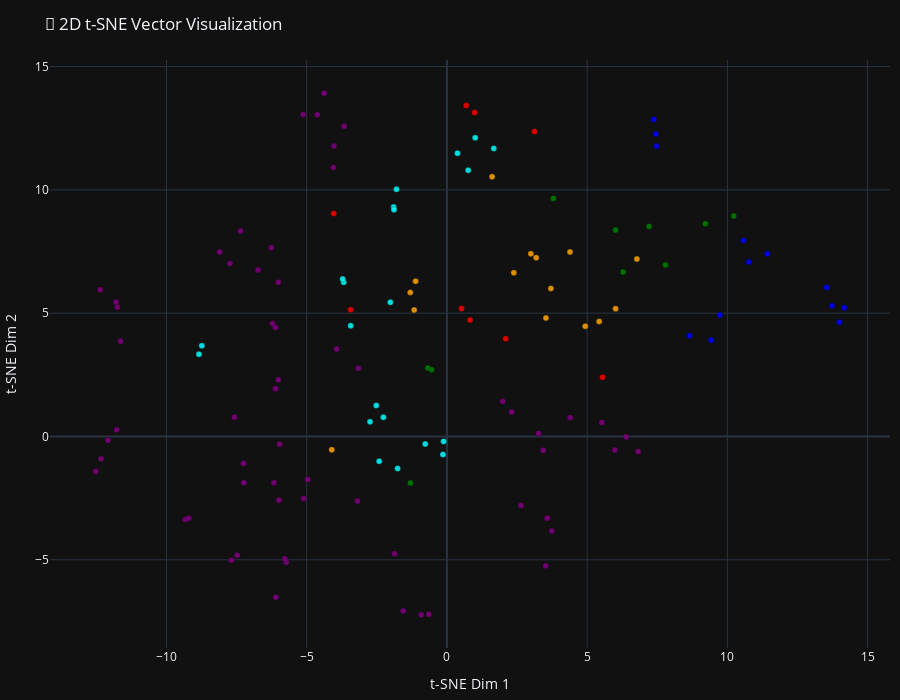

Write notebook code for a chart like this one.
### Code cell


### Figure 1 — Plotly figure (JSON) as saved in the notebook; plotly's stock layout.template omitted (floating-point values rounded to 4 significant figures)
{"data": [{"hoverinfo": "text", "marker": {"color": ["blue", "blue", "blue", "blue", "blue", "blue", "blue", "blue", "blue", "blue", "blue", "blue", "blue", "green", "green", "green", "green", "green", "green", "green", "green", "green", "green", "red", "red", "red", "red", "red", "red", "red", "red", "red", "orange", "orange", "orange", "orange", "orange", "orange", "orange", "orange", "orange", "orange", "orange", "orange", "orange", "orange", "orange", "purple", "purple", "purple", "purple", "purple", "purple", "purple", "purple", "purple", "purple", "purple", "purple", "purple", "purple", "purple", "purple", "purple", "purple", "purple", "purple", "purple", "purple", "purple", "purple", "purple", "purple", "purple", "purple", "purple", "purple", "purple", "purple", "purple", "purple", "purple", "purple", "purple", "purple", "purple", "purple", "purple", "purple", "purple", "purple", "purple", "purple", "purple", "purple", "purple", "purple", "purple", "purple", "purple", "purple", "purple", "purple", "purple", "purple", "purple", "cyan", "cyan", "cyan", "cyan", "cyan", "cyan", "cyan", "cyan", "cyan", "cyan", "cyan", "cyan", "cyan", "cyan", "cyan", "cyan", "cyan", "cyan", "cyan", "cyan", "cyan"], "line": {"color": "black", "width": 0.3}, "opacity": 0.85, "size": 6}, "mode": "markers", "text": ["<b>Type:</b> about<br><b>Source:</b> knowledge-base/about/bio.md<br><br>Professional Bio\n\nDedicated Computer Science Engineering student with strong analytical mindset and passion for technology.\n\nAyush Tyagi is a dedicate...", "<b>Type:</b> about<br><b>Source:</b> knowledge-base/about/bio.md<br><br>Unique Combination\n\nCreative eye and logical, problem-solving mindset with a natural strength for designing intuitive and engaging interfaces.\n\nMy uni...", "<b>Type:</b> about<br><b>Source:</b> knowledge-base/about/bio.md<br><br>Work Preference\n\nEnergized by projects that push him out of his comfort zone, requiring new technologies or innovative solutions, and merging passion ...", "<b>Type:</b> about<br><b>Source:</b> knowledge-base/about/contact_links.md<br><br># Contact & Professional Links\n\nProvides primary contact information and professional links.\n\n# Contact & Professional Links\n## Primary Contact\n**Emai...", "<b>Type:</b> about<br><b>Source:</b> knowledge-base/about/contact_links.md<br><br># Contact & Professional Links\n\nProvides primary contact information and professional links.\n\n## Professional Profiles\n- **LinkedIn:** [linkedin.com/i...", "<b>Type:</b> about<br><b>Source:</b> knowledge-base/about/contact_links.md<br><br># Contact & Professional Links\n\nProvides primary contact information and professional links.\n\n- **Resume:** [Google Drive Link](https://drive.google.c...", "<b>Type:</b> about<br><b>Source:</b> knowledge-base/about/contact_links.md<br><br># Contact & Professional Links\n\nProvides primary contact information and professional links.\n\n- **Status:** Currently available for internships and co...", "<b>Type:</b> about<br><b>Source:</b> knowledge-base/about/personal_details.md<br><br># Personal Details\n\nHeadline part of the document contains Ayush Tyagi's personal information\n\n# Personal Details\n**Name:** Ayush Tyagi  **Email:** ty...", "<b>Type:</b> about<br><b>Source:</b> knowledge-base/about/personal_details.md<br><br>Education Background\n\nThis section lists Ayush Tyagi's educational background\n\n## Education Background\n-  **School:** Vivekanand School, Anand Vihar (...", "<b>Type:</b> about<br><b>Source:</b> knowledge-base/about/personal_details.md<br><br>Professional and Personal Focus\n\nThis part highlights Ayush Tyagi's professional focus and personal philosophy\n\n\n## Professional Focus\nI specialize in...", "<b>Type:</b> about<br><b>Source:</b> knowledge-base/about/tagline.md<br><br># Personal Tagline\n\n# Personal Tagline\n\n# Personal Tagline\n**\"Code with passion, design with vision, and celebrate every milestone.\"**...", "<b>Type:</b> about<br><b>Source:</b> knowledge-base/about/tagline.md<br><br>Philosophy Behind the Tagline\n\nPhilosophy Behind the Tagline\n\n## Philosophy Behind the Tagline\nThis tagline represents my approach to technology and l...", "<b>Type:</b> about<br><b>Source:</b> knowledge-base/about/tagline.md<br><br>Philosophy Behind the Tagline\n\nPhilosophy Behind the Tagline\n\nIt reflects my belief that great software comes from combining technical excellence with...", "<b>Type:</b> education<br><b>Source:</b> knowledge-base/education/certifications.md<br><br># Certifications & Courses\n\n# Certifications & CoursesTechnical Certifications\n\n# Certifications & Courses\n## Technical Certifications...", "<b>Type:</b> education<br><b>Source:</b> knowledge-base/education/certifications.md<br><br>## Technical Certifications\n\n## Technical CertificationsTableau for Data Analysis, Backend Development (40-Hour Intensive), Complete C# Unity 2D Game ...", "<b>Type:</b> education<br><b>Source:</b> knowledge-base/education/certifications.md<br><br>### 1. Tableau for Data Analysis\n\n### 1. Tableau for Data Analysis**Skills Learned:**Data visualization techniques, Creating interactive dashboards, C...", "<b>Type:</b> education<br><b>Source:</b> knowledge-base/education/certifications.md<br><br>### 2. Backend Development (40-Hour Intensive)\n\n### 2. Backend Development (40-Hour Intensive)**Skills Learned:**Building RESTful APIs with Node.js an...", "<b>Type:</b> education<br><b>Source:</b> knowledge-base/education/certifications.md<br><br>## Learning Methodology\n\n## Learning MethodologyHands-on project-based learning, Combining theoretical knowledge with practical implementation, Contin...", "<b>Type:</b> education<br><b>Source:</b> knowledge-base/education/college.md<br><br># College Education\n\nKey details of college education\n\n# College Education\n**Institution:** JIMS, Greater Noida\n**University:** IP University\n**Degree...", "<b>Type:</b> education<br><b>Source:</b> knowledge-base/education/college.md<br><br>Academic Focus\n\nIn-depth understanding of computer science and related fields\n\n## Academic Focus\n- Core computer science fundamentals\n- Software engin...", "<b>Type:</b> education<br><b>Source:</b> knowledge-base/education/college.md<br><br>College Achievements and Extracurricular Activities\n\nSuccesses and extracurricular experiences in college\n\n## Key College Achievements\n- Consistently ...", "<b>Type:</b> education<br><b>Source:</b> knowledge-base/education/school.md<br><br># School Education\n\nHighlights of my school education, Vivekanand School, Anand Vihar.\n\n# School Education\n**Institution:** Vivekanand School, Anand V...", "<b>Type:</b> education<br><b>Source:</b> knowledge-base/education/school.md<br><br>Key Highlights and Foundation Skills Developed\n\nDeveloped skills and experiences gained during school education.\n\n## Key Highlights\n- Completed higher...", "<b>Type:</b> experience<br><b>Source:</b> knowledge-base/experience/intensity_global.md<br><br>Intensity Global - LLM Engineer\n\nLLM Engineer at Intensity Global with key responsibilities, technologies used, and achievements.\n\n# Intensity Global ...", "<b>Type:</b> experience<br><b>Source:</b> knowledge-base/experience/intensity_global.md<br><br>Key Responsibilities\n\nResponsible for fine-tuning and optimizing LLMs, developing and implementing RAG systems, and more.\n\n## Key Responsibilities\n- F...", "<b>Type:</b> experience<br><b>Source:</b> knowledge-base/experience/intensity_global.md<br><br>Technologies Used\n\nList of technologies used, including programming languages, ML frameworks, and development tools.\n\n## Technologies Used\n- **Program...", "<b>Type:</b> experience<br><b>Source:</b> knowledge-base/experience/intensity_global.md<br><br>Key Achievements and Skills Developed\n\nSummary of key achievements and skills developed, including fine-tuning multiple LLM models, improving model ac...", "<b>Type:</b> experience<br><b>Source:</b> knowledge-base/experience/tara_application_internship.md<br><br># Tara Application - Game Development Intern\n\nGame Development Intern role at Tara Application, with Tasks Handled, Skills Used, Key Learnings and Pro...", "<b>Type:</b> experience<br><b>Source:</b> knowledge-base/experience/tara_application_internship.md<br><br>Tasks Handled\n\nList of tasks handled, including reskinning mobile games, implementing ad formats, managing game builds and publication, and collaborat...", "<b>Type:</b> experience<br><b>Source:</b> knowledge-base/experience/tara_application_internship.md<br><br>Skills Used\n\nList of skills used, including development, tools and platforms used for game development.\n\n## Skills Used\n- **Development:** C#, Unity E...", "<b>Type:</b> experience<br><b>Source:</b> knowledge-base/experience/tara_application_internship.md<br><br>Key Learnings\n\nList of key learnings, including understanding of mobile game development lifecycle, monetization strategies, problem-solving skills an...", "<b>Type:</b> experience<br><b>Source:</b> knowledge-base/experience/tara_application_internship.md<br><br>Projects Contributed\n\nList of projects contributed to, including multiple mobile game reskinning projects, ad integration implementations, game publis...", "<b>Type:</b> extras<br><b>Source:</b> knowledge-base/extras/achievements.md<br><br># Achievements & Milestones\n\n# Achievements & Milestones Technical Achievements\n\n# Achievements & Milestones\r\n## Technical Achievements\r\n### Game Deve...", "<b>Type:</b> extras<br><b>Source:</b> knowledge-base/extras/achievements.md<br><br>## Technical Achievements\n\n## Technical Achievements Web Development\n\n### Game Development\r\n- **Multiple Shipped Games:** Successfully developed and p...", "<b>Type:</b> extras<br><b>Source:</b> knowledge-base/extras/achievements.md<br><br>### Web Development\n\n### Web Development Modern Frameworks\n\n- **Full-Stack Projects:** Built multiple complete web applications from frontend to backe...", "<b>Type:</b> extras<br><b>Source:</b> knowledge-base/extras/achievements.md<br><br>### AI/ML Engineering\n\n### AI/ML Engineering Practical AI Applications\n\n- **LLM Projects:** Developed advanced AI applications including code conversi...", "<b>Type:</b> extras<br><b>Source:</b> knowledge-base/extras/achievements.md<br><br>## Academic & Learning Achievements\n\n## Academic & Learning Achievements Self-Taught Expertise\n\n## Academic & Learning Achievements\r\n- **Consistent Le...", "<b>Type:</b> extras<br><b>Source:</b> knowledge-base/extras/achievements.md<br><br>## Project Milestones\n\n## Project Milestones Game Development\n\n## Project Milestones\r\n### Game Development\r\n- Shipped 4 complete games across differen...", "<b>Type:</b> extras<br><b>Source:</b> knowledge-base/extras/future_goals.md<br><br>Future Goals & Aspirations\n\nShort-term goals for the next 6-12 months, including technical skills and professional development, along with medium-term...", "<b>Type:</b> extras<br><b>Source:</b> knowledge-base/extras/future_goals.md<br><br>Future Goals & Aspirations (continued)\n\nContinued medium-term goals for career path, skill development, and long-term goals.\n\n...### Career Path\r\n- **...", "<b>Type:</b> extras<br><b>Source:</b> knowledge-base/extras/future_goals.md<br><br>Long-term Goals (continued)\n\nContinued long-term goals for professional vision, personal growth, and learning roadmap.\n\n...### Professional Vision\r\n- ...", "<b>Type:</b> extras<br><b>Source:</b> knowledge-base/extras/future_goals.md<br><br>Learning Roadmap (continued)\n\nImmediate focus and future learning areas.\n\n...### Future Learning Areas\r\n- **Advanced Cloud Architecture:** Microservic...", "<b>Type:</b> extras<br><b>Source:</b> knowledge-base/extras/interests.md<br><br>Interests & Passions\n\n# Interests & Passions\n## Technical Interests\n- **Frontend Innovation:** Exploring new UI/UX patterns and interactive design tec...", "<b>Type:</b> extras<br><b>Source:</b> knowledge-base/extras/interests.md<br><br>Development Focus Areas\n\n# Interests & Passions\n## Development Focus Areas\n- **User Experience Design:** Creating intuitive and enjoyable digital expe...", "<b>Type:</b> extras<br><b>Source:</b> knowledge-base/extras/interests.md<br><br>Learning Interests\n\n# Interests & Passions\n## Learning Interests\n- **Emerging Technologies:** Staying updated with latest frameworks and tools\n- **Alg...", "<b>Type:</b> extras<br><b>Source:</b> knowledge-base/extras/interests.md<br><br>Personal Interests\n\n# Interests & Passions\n## Personal Interests\n- **Fitness & Gym:** Maintaining physical health and mental discipline\n- **Technology...", "<b>Type:</b> extras<br><b>Source:</b> knowledge-base/extras/interests.md<br><br>Professional Growth Areas\n\n# Interests & Passions\n## Professional Growth Areas\n- **Advanced AI Applications:** Deep learning and neural networks\n- **C...", "<b>Type:</b> projects<br><b>Source:</b> knowledge-base/projects/ai_llm/code_converter.md<br><br># Intelligent Code Converter: C++ to Python\n\nDeveloped an AI-powered tool that accurately translates C++ code snippets into functionally equivalent Py...", "<b>Type:</b> projects<br><b>Source:</b> knowledge-base/projects/ai_llm/code_converter.md<br><br>## Key Contributions\n\nImplemented advanced syntax parsing algorithms, developed semantic analysis modules, and created pattern mapping systems.\n\n## Ke...", "<b>Type:</b> projects<br><b>Source:</b> knowledge-base/projects/ai_llm/code_converter.md<br><br>## Technical Implementation\n\nTechnical stack and implementation details.\n\n## Technical Implementation\n ### Tech Stack\n- **Primary Language:** Python\n-...", "<b>Type:</b> projects<br><b>Source:</b> knowledge-base/projects/ai_llm/code_converter.md<br><br>### Features\n\nFeatures of the code converter.\n\n### Features\n- Accurate translation of C++ specific features to Python equivalents\n- Preservation of co...", "<b>Type:</b> projects<br><b>Source:</b> knowledge-base/projects/ai_llm/code_converter.md<br><br>## Challenges Solved\n\nChallenges solved by the code converter.\n\n## Challenges Solved\n- Memory management paradigm conversion (pointers to references)\n...", "<b>Type:</b> projects<br><b>Source:</b> knowledge-base/projects/ai_llm/multimodal_assistant.md<br><br># Multimodal AI Assistant: Image Generation & Personalized Chat\n\nCreated an integrated AI system capable of generating images from text prompts and en...", "<b>Type:</b> projects<br><b>Source:</b> knowledge-base/projects/ai_llm/multimodal_assistant.md<br><br>## Project Overview\n\nThis project combines multiple AI modalities into a unified, seamless user experience.\n\n## Project Overview\n\nCreated an integrate...", "<b>Type:</b> projects<br><b>Source:</b> knowledge-base/projects/ai_llm/multimodal_assistant.md<br><br>## Key Contributions\n\nBuilt a unified interface integrating vision-language models with diffusion models, developed context-aware conversation systems...", "<b>Type:</b> projects<br><b>Source:</b> knowledge-base/projects/ai_llm/multimodal_assistant.md<br><br>## Technical Implementation\n\nThe system consists of a unified interface, AI frameworks, image generation, AI orchestration, and a backend API.\n\n## Tec...", "<b>Type:</b> projects<br><b>Source:</b> knowledge-base/projects/ai_llm/multimodal_assistant.md<br><br>## System Architecture\n\nThe system consists of a unified API layer, context management, model optimization, and a scalable backend.\n\n## System Archite...", "<b>Type:</b> projects<br><b>Source:</b> knowledge-base/projects/ai_llm/smart_deal_notifier.md<br><br># Smart Deal Notifier Application\n\nEngineered a web application that actively monitors various sources and sends instant notifications to users for re...", "<b>Type:</b> projects<br><b>Source:</b> knowledge-base/projects/ai_llm/smart_deal_notifier.md<br><br>## Project Overview\n\nThis system helps users save money by alerting them to opportunities matching their interests.\n\n## Project Overview\n\nEngineered a...", "<b>Type:</b> projects<br><b>Source:</b> knowledge-base/projects/ai_llm/smart_deal_notifier.md<br><br>## Key Contributions\n\nDesigned and implemented web scraping and crawling logic for multiple deal sources, developed sophisticated user preference filt...", "<b>Type:</b> projects<br><b>Source:</b> knowledge-base/projects/ai_llm/smart_deal_notifier.md<br><br>## Technical Implementation\n\nIncludes frontend with App Router, backend with Express, database for user data and preferences, real-time communication ...", "<b>Type:</b> projects<br><b>Source:</b> knowledge-base/projects/ai_llm/smart_deal_notifier.md<br><br>## Key Features\n\nIncludes personalized deal recommendations, real-time notification delivery, multi-source deal aggregation, user preference learning ...", "<b>Type:</b> projects<br><b>Source:</b> knowledge-base/projects/game_dev/car_simulator.md<br><br>3D Car Simulator\n\nRealistic 3D car simulator developed in Unity, featuring nitro boost system, speedometer, and vehicle animations.\n\n# 3D Car Simulato...", "<b>Type:</b> projects<br><b>Source:</b> knowledge-base/projects/game_dev/car_simulator.md<br><br>What I Built\n\nVehicle physics, nitro boost system, speedometer UI, animation system, and environment design.\n\n# What I Built\n- **Vehicle Physics:** Re...", "<b>Type:</b> projects<br><b>Source:</b> knowledge-base/projects/game_dev/car_simulator.md<br><br>Technical Implementation\n\nTools and tech used in the project, including Unity, C#, and custom vehicle controller.\n\n# Technical Implementation\n### Tool...", "<b>Type:</b> projects<br><b>Source:</b> knowledge-base/projects/game_dev/car_simulator.md<br><br>Systems Developed\n\nVehicle controller, nitro mechanics, UI integration, and animation controller systems.\n\n# Systems Developed\n- **Vehicle Controller:...", "<b>Type:</b> projects<br><b>Source:</b> knowledge-base/projects/game_dev/car_simulator.md<br><br>Technical Challenges and Skills Demonstrated\n\nTechnical challenges and skills demonstrated in the project, including performance optimization and user...", "<b>Type:</b> projects<br><b>Source:</b> knowledge-base/projects/game_dev/mountain_rider.md<br><br>Mountain Rider Madness\n\nA 2D bike racing game where players conquer rugged terrains, steep slopes, and thrilling mountain trails on their trusty bike....", "<b>Type:</b> projects<br><b>Source:</b> knowledge-base/projects/game_dev/mountain_rider.md<br><br>Development Role\n\nLead Developer & Designer\n\n## Development Role\\n**Lead Developer & Designer**\\n## What I Built\\n- **Core Game Loop:** Complete gamep...", "<b>Type:</b> projects<br><b>Source:</b> knowledge-base/projects/game_dev/mountain_rider.md<br><br>What I Built (Continued)\n\nContinue reading about what I built for Mountain Rider Madness\n\n- **Game Mechanics Design:** Design and implementation of th...", "<b>Type:</b> projects<br><b>Source:</b> knowledge-base/projects/game_dev/mountain_rider.md<br><br>Technical Implementation\n\nTools, Tech, and Features\n\n## Technical Implementation\\n### Tools & Tech\\n- **Game Engine:** Unity\\n- **Programming Language...", "<b>Type:</b> projects<br><b>Source:</b> knowledge-base/projects/game_dev/soldierio.md<br><br># Solderio Game (Mario-Style Platformer)\n\nA fast-paced, side-scrolling platformer where players step into the boots of a fearless soldier on a mission...", "<b>Type:</b> projects<br><b>Source:</b> knowledge-base/projects/game_dev/soldierio.md<br><br>## Game Overview\n## Development Role\n**Solo Developer & Designer**\n\nA fast-paced, side-scrolling platformer where players step into the boots of a fea...", "<b>Type:</b> projects<br><b>Source:</b> knowledge-base/projects/game_dev/soldierio.md<br><br>## What I Built\n\nThe game features a side-scrolling system with smooth camera follow and level progression, as well as enemy AI, combat system, moveme...", "<b>Type:</b> projects<br><b>Source:</b> knowledge-base/projects/game_dev/soldierio.md<br><br>## Technical Implementation\n\nThe game was built using Unity game engine with C# programming language, and features a state machine-based enemy AI syst...", "<b>Type:</b> projects<br><b>Source:</b> knowledge-base/projects/game_dev/space_shooter_ranger.md<br><br>Space Shooter Ranger\n\nA classic arcade-style space shooter where players control a spaceship, dodge enemy fire, and shoot back against infinite waves ...", "<b>Type:</b> projects<br><b>Source:</b> knowledge-base/projects/game_dev/space_shooter_ranger.md<br><br>Development Role & What I Built\n\nFull-stack game developer with a focus on building complete game mechanics, infinite spawn systems, combat systems, v...", "<b>Type:</b> projects<br><b>Source:</b> knowledge-base/projects/game_dev/space_shooter_ranger.md<br><br>Technical Implementation & Key Features\n\nUsing Unity as the game engine, C# as the programming language, and the Unity Particle System for visual effe...", "<b>Type:</b> projects<br><b>Source:</b> knowledge-base/projects/game_dev/space_shooter_ranger.md<br><br>Core Systems & Technical Achievements\n\nImplementing object pooling, wave management, UI system, and audio management, with technical achievements in m...", "<b>Type:</b> projects<br><b>Source:</b> knowledge-base/projects/game_dev/space_shooter_ranger.md<br><br>Skills Demonstrated\n\nDemonstrating skills in real-time game performance optimization, particle effects and visual feedback systems, game balance and p...", "<b>Type:</b> projects<br><b>Source:</b> knowledge-base/projects/web_dev/foodies_hub.md<br><br># Foodies Hub - Recipe Sharing Platform\n\nA full-stack community recipe-sharing platform built with Next.js 13+, featuring a clean, modern UI where use...", "<b>Type:</b> projects<br><b>Source:</b> knowledge-base/projects/web_dev/foodies_hub.md<br><br>## Project Overview\n\nA full-stack community recipe-sharing platform built with Next.js 13+, featuring a clean, modern UI where users can share their f...", "<b>Type:</b> projects<br><b>Source:</b> knowledge-base/projects/web_dev/foodies_hub.md<br><br>## Development Role\n\nFull-stack Developer\n\n## Development Role\n**Full-stack Developer**...", "<b>Type:</b> projects<br><b>Source:</b> knowledge-base/projects/web_dev/foodies_hub.md<br><br>## Key Contributions\n\nFrontend Architecture, State Management, Responsive Design, Backend API, User Experience\n\n## Key Contributions\n- **Frontend Arch...", "<b>Type:</b> projects<br><b>Source:</b> knowledge-base/projects/web_dev/foodies_hub.md<br><br>## Technical Implementation\n\nTech Stack, Core Features, Technical Highlights\n\n## Technical Implementation\n### Tech Stack\n- **Frontend:** Next.js 13+, ...", "<b>Type:</b> projects<br><b>Source:</b> knowledge-base/projects/web_dev/foodies_hub.md<br><br>## Technical Highlights\n\nNext.js 13+ Features, Performance Optimization, State Management, API Design\n\n## Technical Highlights\n- **Next.js 13+ Feature...", "<b>Type:</b> projects<br><b>Source:</b> knowledge-base/projects/web_dev/food_website_react.md<br><br># Food Website (React)\n\nA complex React application for exploring and managing food recipes, designed as a comprehensive challenge to apply advanced R...", "<b>Type:</b> projects<br><b>Source:</b> knowledge-base/projects/web_dev/food_website_react.md<br><br>## Project Overview\n\nA comprehensive challenge to apply advanced React concepts.\n\n## Project Overview\n\nA complex React application for exploring and m...", "<b>Type:</b> projects<br><b>Source:</b> knowledge-base/projects/web_dev/food_website_react.md<br><br>## Development Role\n\nFrontend Developer & Architect\n\n## Development Role\n\n**Frontend Developer & Architect**...", "<b>Type:</b> projects<br><b>Source:</b> knowledge-base/projects/web_dev/food_website_react.md<br><br>## Key Contributions\n\nState Management, Dynamic UI, Component Architecture, User Experience\n\n## Key Contributions\n\n- **State Management:** Implemented...", "<b>Type:</b> projects<br><b>Source:</b> knowledge-base/projects/web_dev/food_website_react.md<br><br>## Technical Implementation\n\nTech Stack, Core Features\n\n## Technical Implementation\n\n### Tech Stack\n- **Frontend:** React, JavaScript\n- **Styling:** C...", "<b>Type:</b> projects<br><b>Source:</b> knowledge-base/projects/web_dev/investment_calculator.md<br><br>Investment Calculator\n\nA powerful financial planning tool that helps users visualize and plan their financial future by calculating investment growth,...", "<b>Type:</b> projects<br><b>Source:</b> knowledge-base/projects/web_dev/investment_calculator.md<br><br>Development Role\n\nFull-stack Developer & Financial Algorithm Specialist\n\n## Development Role\n**Full-stack Developer & Financial Algorithm Specialist**...", "<b>Type:</b> projects<br><b>Source:</b> knowledge-base/projects/web_dev/investment_calculator.md<br><br>Key Contributions\n\nCalculation Engine, Data Visualization, User Interface, and Input Validation\n\n## Key Contributions\n- **Calculation Engine:** Built ...", "<b>Type:</b> projects<br><b>Source:</b> knowledge-base/projects/web_dev/investment_calculator.md<br><br>Technical Implementation\n\nJavaScript, HTML5, CSS3, Custom SVG-based visualization, and Pure JavaScript financial algorithms\n\n## Technical Implementati...", "<b>Type:</b> projects<br><b>Source:</b> knowledge-base/projects/web_dev/investment_calculator.md<br><br>Core Features\n\nInvestment Projection, Annual Breakdown, Total Analysis, Interactive Inputs, and Visual Reports\n\n## Core Features\n- **Investment Projec...", "<b>Type:</b> projects<br><b>Source:</b> knowledge-base/projects/web_dev/react_tictactoe.md<br><br># React Tic-Tac-Toe\n\nA fully functional, interactive Tic-Tac-Toe game built as a foundational React learning project.\n\n# React Tic-Tac-Toe\n\nA fully fu...", "<b>Type:</b> projects<br><b>Source:</b> knowledge-base/projects/web_dev/react_tictactoe.md<br><br>## Project Overview\n\nDemonstrates core React concepts including state management, component composition, and user interaction handling.\n\n## Project Ov...", "<b>Type:</b> projects<br><b>Source:</b> knowledge-base/projects/web_dev/react_tictactoe.md<br><br>## Development Role\n\nReact Developer\n\n## Development Role\n\n**React Developer**...", "<b>Type:</b> projects<br><b>Source:</b> knowledge-base/projects/web_dev/react_tictactoe.md<br><br>## Key Contributions\n\nImplemented complete game state handling, developed algorithm to detect winning patterns, created interactive and visually appea...", "<b>Type:</b> projects<br><b>Source:</b> knowledge-base/projects/web_dev/react_tictactoe.md<br><br>## Technical Implementation\n\n Frontend: React, Styling: CSS3 with grid layout, State Management: React useState hook, Logic: Pure JavaScript game algo...", "<b>Type:</b> projects<br><b>Source:</b> knowledge-base/projects/web_dev/timerace.md<br><br>TimeRace React Game\n\nAn engaging timing-based reaction game built with React where players test their timing skills by stopping a timer as close as po...", "<b>Type:</b> projects<br><b>Source:</b> knowledge-base/projects/web_dev/timerace.md<br><br>Development Role & Key Contributions\n\nGame Developer & Frontend Engineer with key contributions in game logic, precision system, scoring algorithm, an...", "<b>Type:</b> projects<br><b>Source:</b> knowledge-base/projects/web_dev/timerace.md<br><br>Technical Implementation & Game Concept\n\nImplementation details including tech stack, state management, and game concept, including target times, game...", "<b>Type:</b> projects<br><b>Source:</b> knowledge-base/projects/web_dev/timerace.md<br><br>Core Features & Technical Challenges\n\nCore features and technical challenges, including timer difficulty levels, scoring, and state management.\n\n## Co...", "<b>Type:</b> projects<br><b>Source:</b> knowledge-base/projects/web_dev/timerace.md<br><br>Skills Demonstrated\n\nSkills demonstrated in the project, including game development, timing algorithms, scoring, animation, and user experience optimi...", "<b>Type:</b> skills<br><b>Source:</b> knowledge-base/skills/ai_llm.md<br><br># AI & LLM Engineering Skills\n\nCore Competencies, Technical Skills, and Project Experience in AI & LLM Engineering\n\n# AI & LLM Engineering Skills\n## C...", "<b>Type:</b> skills<br><b>Source:</b> knowledge-base/skills/ai_llm.md<br><br>Technical Skills and Tools & Frameworks\n\nModel Development, Tools & Frameworks, and Specializations in AI & LLM Engineering\n\n## Technical Skills\n### M...", "<b>Type:</b> skills<br><b>Source:</b> knowledge-base/skills/ai_llm.md<br><br>Project Experience and Specializations\n\nReal-world project applications and specializations in AI & LLM Engineering\n\n## Project Experience\n### Intelli...", "<b>Type:</b> skills<br><b>Source:</b> knowledge-base/skills/ai_llm.md<br><br>Specializations and Skills\n\nPrompt engineering, model optimization, AI system architecture, and performance evaluation in AI & LLM Engineering\n\n## Spe...", "<b>Type:</b> skills<br><b>Source:</b> knowledge-base/skills/backend.md<br><br>Backend Development Skills\n\n# Backend Development Skills\n\n# Backend Development Skills\n## Current Technologies\n- **Node.js:** Server-side JavaScript r...", "<b>Type:</b> skills<br><b>Source:</b> knowledge-base/skills/backend.md<br><br>Backend Development Skills (2/2)\n\n\n\n# Current Technologies\n- **Node.js:** Server-side JavaScript runtime\n- **Express.js:** Web application framework\n-...", "<b>Type:</b> skills<br><b>Source:</b> knowledge-base/skills/backend.md<br><br>Backend Development Skills (3/2)\n\n\n\n### Currently Mastering\n- Building RESTful APIs\n- Server-side logic implementation\n- Database integration patterns...", "<b>Type:</b> skills<br><b>Source:</b> knowledge-base/skills/backend.md<br><br>Backend Development Skills (4/2)\n\n\n\n### Skills in Development\n- API design and development\n- Middleware implementation\n- Error handling strategies\n- P...", "<b>Type:</b> skills<br><b>Source:</b> knowledge-base/skills/backend.md<br><br>Backend Development Skills (5/2)\n\n\n\n## Target Competencies\n- Microservices architecture\n- Database management\n- API security best practices\n- Deployme...", "<b>Type:</b> skills<br><b>Source:</b> knowledge-base/skills/frontend.md<br><br>Frontend Development Skills\n\nKey skills and technologies used in frontend development\n\n# Frontend Development Skills\n## Core Technologies\n- **React:**...", "<b>Type:</b> skills<br><b>Source:</b> knowledge-base/skills/frontend.md<br><br>Frontend Development Skills\n\nKey skills and technologies used in frontend development\n\n# Frontend Development Skills\n## Key Competencies\n### UI/UX Imp...", "<b>Type:</b> skills<br><b>Source:</b> knowledge-base/skills/frontend.md<br><br>Frontend Development Skills\n\nKey skills and technologies used in frontend development\n\n# Frontend Development Skills\n## Key Competencies\n### Styling &...", "<b>Type:</b> skills<br><b>Source:</b> knowledge-base/skills/game_engines.md<br><br># Game Engines & Development\n\nKey skills and experience for game development with Unity.\n\n# Game Engines & Development\n## Primary Engine\n### Unity\n- *...", "<b>Type:</b> skills<br><b>Source:</b> knowledge-base/skills/game_engines.md<br><br>Core Skills\n\nCore skills required for Unity game development.\n\n## Core Skills\n### Unity Expertise\n- 2D physics and animation systems\n- Game object lif...", "<b>Type:</b> skills<br><b>Source:</b> knowledge-base/skills/game_engines.md<br><br>Tools & Integration\n\nTools and integration skills for Unity game development.\n\n## Tools & Integration\n- Unity Ads SDK implementation\n- Mobile deployme...", "<b>Type:</b> skills<br><b>Source:</b> knowledge-base/skills/languages.md<br><br>Programming Languages\n\nList of languages with proficiency levels\n\n# Programming Languages\n## Primary Languages\n- **C#:** Advanced proficiency, primari...", "<b>Type:</b> skills<br><b>Source:</b> knowledge-base/skills/languages.md<br><br>Primary Languages\n\nList of languages with proficiency levels\n\n# Programming Languages\n## Primary Languages\n- **C#:** Advanced proficiency, primarily f...", "<b>Type:</b> skills<br><b>Source:</b> knowledge-base/skills/languages.md<br><br>Programming Languages\n\nBreakdown of skill levels for programming languages\n\n# Skill Level Breakdown\n### Expert Level\n- **C#:** Game development, Unity...", "<b>Type:</b> skills<br><b>Source:</b> knowledge-base/skills/tools.md<br><br>Development Tools & Technologies\n\nDescription of various development tools and technologies\n\n# Development Tools & Technologies\n## Version Control\n- *...", "<b>Type:</b> skills<br><b>Source:</b> knowledge-base/skills/tools.md<br><br>Development Tools & Technologies\n\nDescription of various development tools and technologies\n\n# Development Tools & Technologies\n## Game Development To...", "<b>Type:</b> skills<br><b>Source:</b> knowledge-base/skills/tools.md<br><br>Development Tools & Technologies\n\nDescription of various development tools and technologies\n\n# Development Tools & Technologies\n## Deployment & Hostin..."], "type": "scatter", "x": [10.76, 9.417, 8.65, 13.73, 13.54, 13.99, 14.17, 11.42, 10.57, 9.732, 7.473, 7.448, 7.377, 7.79, -0.6819, -0.5482, -1.303, 6.282, 9.214, 3.793, 6.01, 10.23, 7.205, 3.122, 0.6873, -4.036, 0.9874, 5.548, 0.8251, -3.432, 2.096, 0.5201, -1.307, -1.168, -4.108, 1.61, 6.773, -1.117, 4.931, 5.427, 6.014, 3.53, 3.182, 2.384, 2.993, 4.389, 3.707, -5.127, -3.668, -4.029, -4.623, -4.379, -0.9162, -0.6462, -1.562, -4.053, -1.871, -12.33, -12.52, -12.08, -3.188, -11.77, -7.359, -8.107, -6.734, -7.737, -6.261, 1.988, 3.267, 2.308, -6.014, 3.739, 3.575, 2.637, -6.22, 3.522, 3.432, -6.115, -6.115, -3.935, -9.331, -9.205, 6.392, -4.963, -5.993, -5.112, -7.687, -7.481, 5.987, -5.968, -6.168, -12.36, 5.522, -11.75, -11.64, -11.8, -5.726, -5.781, 6.816, -7.578, -7.245, -6.103, 4.398, -7.256, -6.011, -3.154, 1.67, 1.007, 0.7581, 0.3768, -2.416, -1.759, -0.774, -0.12, -0.1423, -2.742, -2.267, -2.52, -2.018, -3.431, -3.681, -1.9, -1.888, -1.8, -8.738, -3.719, -8.842], "y": [7.079, 3.906, 4.085, 5.305, 6.042, 4.635, 5.218, 7.41, 7.946, 4.924, 11.76, 12.27, 12.85, 6.954, 2.777, 2.702, -1.886, 6.666, 8.624, 9.653, 8.37, 8.944, 8.519, 12.36, 13.42, 9.04, 13.14, 2.396, 4.721, 5.136, 3.966, 5.191, 5.84, 5.13, -0.541, 10.53, 7.194, 6.297, 4.472, 4.663, 5.18, 4.805, 7.249, 6.638, 7.41, 7.485, 6.001, 13.06, 12.58, 11.78, 13.05, 13.92, -7.235, -7.208, -7.076, 10.91, -4.762, -0.9088, -1.417, -0.1574, -2.615, 0.2687, 8.331, 7.48, 6.746, 7.012, 7.655, 1.423, 0.1161, 0.9896, 6.259, -3.837, -3.312, -2.799, 4.579, -5.246, -0.5646, 4.419, 1.937, 3.542, -3.368, -3.318, -0.01977, -1.744, -2.586, -2.519, -5.023, -4.822, -0.55, -0.3208, -1.878, 5.945, 0.5698, 5.244, 3.866, 5.454, -5.098, -4.963, -0.6145, 0.7816, -1.881, -6.523, 0.7613, -1.094, 2.298, 2.767, 11.68, 12.11, 10.8, 11.49, -1.006, -1.296, -0.3069, -0.2005, -0.7339, 0.5951, 0.7744, 1.251, 5.44, 4.492, 6.251, 9.307, 9.197, 10.02, 3.676, 6.385, 3.334]}], "layout": {"height": 700, "margin": {"b": 10, "l": 10, "r": 10, "t": 60}, "title": {"text": "📌 2D t-SNE Vector Visualization"}, "width": 900, "xaxis": {"title": {"text": "t-SNE Dim 1"}}, "yaxis": {"title": {"text": "t-SNE Dim 2"}}}}
